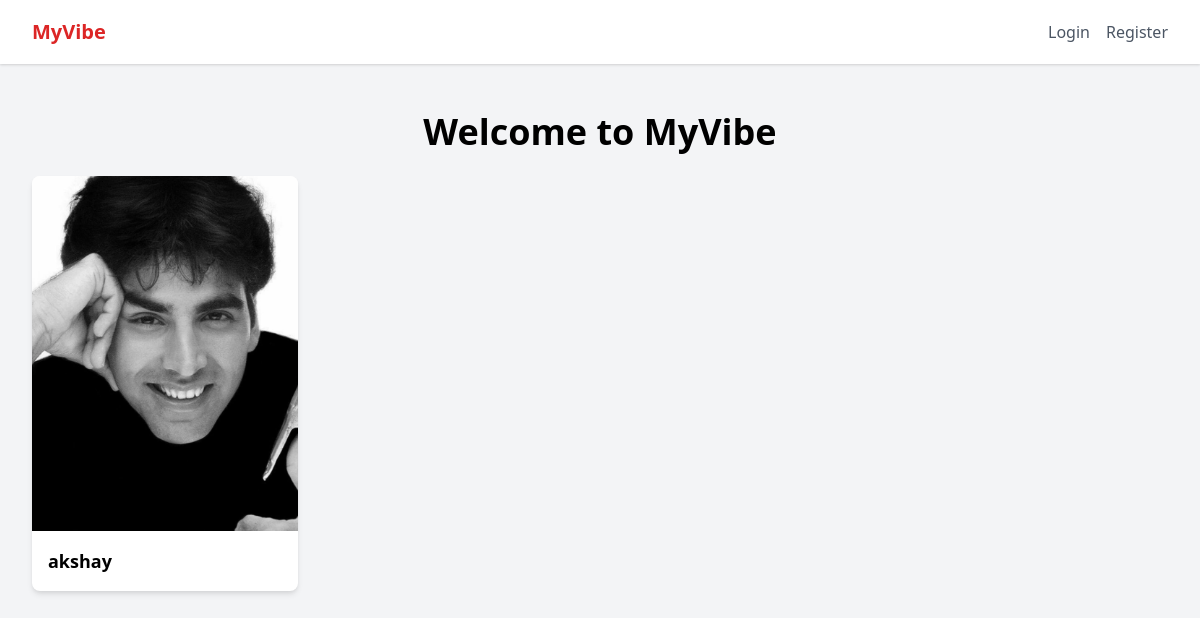
The app's page /, older data.
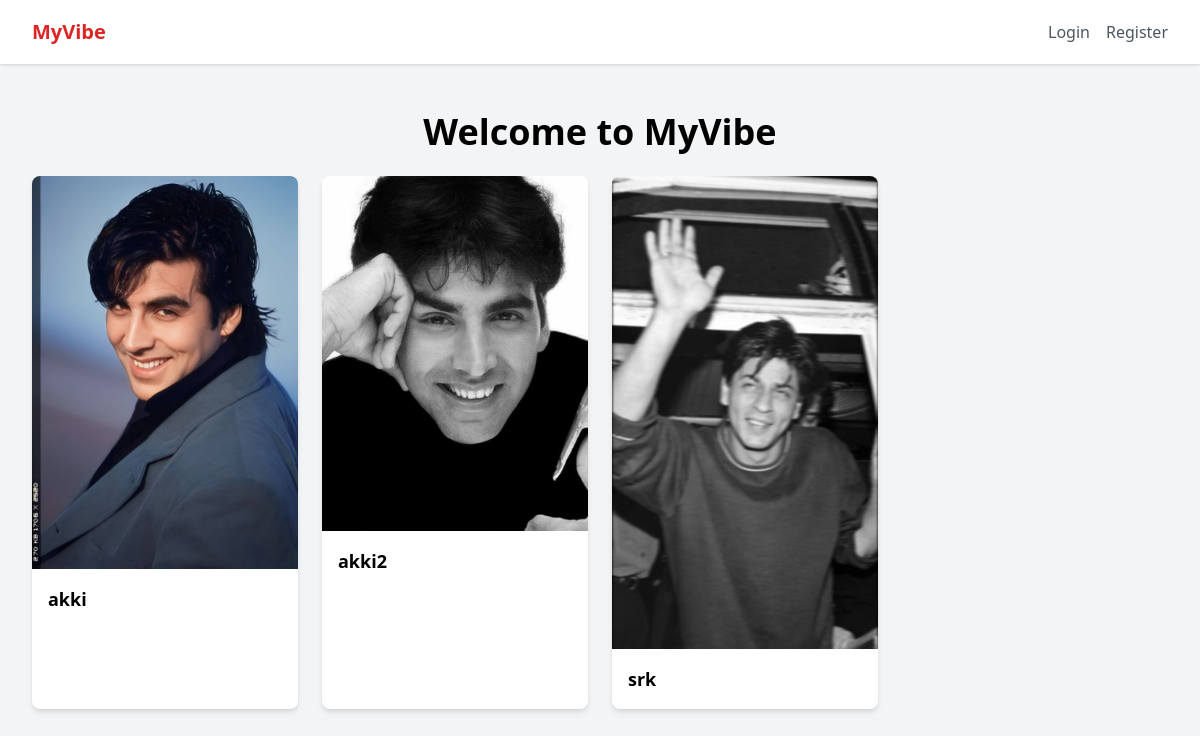
The same page, newer data.
### core/models.py (models this page shows, shortened)
class Pin(models.Model):
    title = models.CharField(max_length=200)
    image = models.ImageField(upload_to='pins/')
    board = models.ForeignKey(Board, related_name='pins', on_delete=models.CASCADE)
    created_at = models.DateTimeField(auto_now_add=True)

### core/views.py (the view)
# urls.py: path('', home, name='home'),
def home(request):
    pins = Pin.objects.all()  # Fetch all pins from the database
    return render(request, 'core/home.html', {'pins': pins})

### core/templates/core/home.html (shortened to what this page needs)
<!DOCTYPE html>
<html lang="en">
  <head>
    <link
      href="https://cdn.jsdelivr.net/npm/tailwindcss@2.2.19/dist/tailwind.min.css"
      rel="stylesheet"
    />
  </head>
  <body class="bg-gray-100">
    <nav class="bg-white shadow">
      <div class="max-w-7xl mx-auto px-4 sm:px-6 lg:px-8">
        <div class="flex items-center justify-between h-16">
          <div class="flex items-center">
            <a href="{% url 'home' %}" class="text-xl font-bold text-red-600"
              >MyVibe</a
            >
          </div>
          <div class="flex space-x-4">
            {% if user.is_authenticated %}
            <a
              href="{% url 'profile' %}"
              class="text-gray-600 hover:text-red-600"
              >Profile</a
            >
            <a
              href="{% url 'logout' %}"
              class="text-gray-600 hover:text-red-600"
              >Logout</a
            >
            {% else %}
            <a href="{% url 'login' %}" class="text-gray-600 hover:text-red-600"
              >Login</a
            >
            <a
              href="{% url 'register' %}"
              class="text-gray-600 hover:text-red-600"
              >Register</a
            >
            {% endif %}
          </div>
        </div>
      </div>
    </nav>
    <div class="max-w-7xl mx-auto px-4 sm:px-6 lg:px-8 py-12">
      <h1 class="text-4xl font-bold mb-6 text-center">Welcome to MyVibe</h1>
      <div
        class="grid grid-cols-1 sm:grid-cols-2 md:grid-cols-3 lg:grid-cols-4 gap-6"
      >
        {% for pin in pins %}
        <div
          class="bg-white shadow-md rounded-lg overflow-hidden transition-transform transform hover:scale-105"
        >
          <img
            src="{{ pin.image.url }}"
            alt="{{ pin.title }}"
            class="w-full object-cover"
            style="height: auto; aspect-ratio: {{ pin.width }}/{{ pin.height }};"
          />
          <div class="p-4">
            <h3 class="text-lg font-semibold">{{ pin.title }}</h3>
          </div>
        </div>
        {% empty %}
        <p>No pins available.</p>
        {% endfor %}
      </div>
    </div>
  </body>
</html>

Row changes from the older to the newer data that the page shows:
removed Pin: image (picture), title "akshay"
added Pin: image (picture), title "akki"
added Pin: image (picture), title "akki2"
added Pin: image (picture), title "srk"
